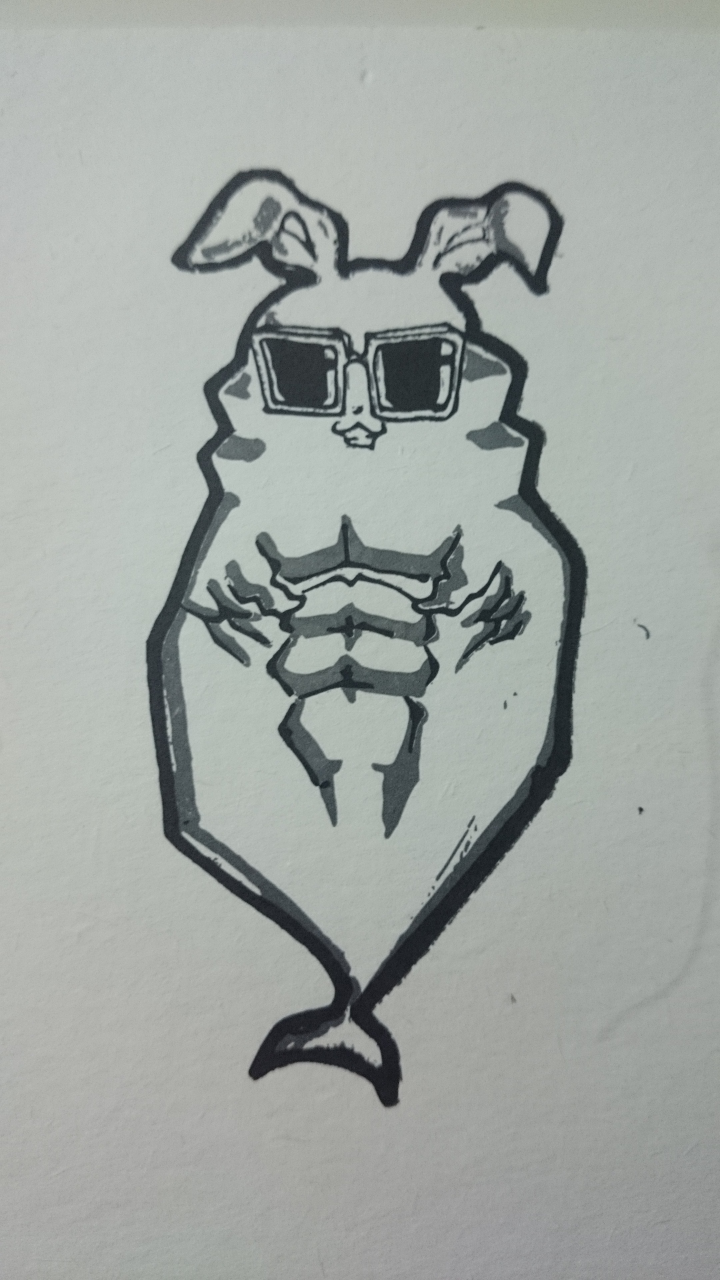
#> input picture opencv-exps/screen_tracker/Originals/seabunny.jpg, 2160 x 3840 px, given in place of the camera (shown at 1/3 size)
$ python find_polygons.py   (older library calls are emulated)
#> lines starting #> are read from the running program, lines starting #| are printed output that depends on the picture; after the words box and inside, x2 and y2 are one past the last pixel; in counts of white or black regions, pixels touching at a corner belong together
### opencv-exps/screen_tracker/cam.py
"""
press 'p' to print camera information
press 's' to set camera property. Try 'p' first to see property names then insert them in console.
press 'f' to print measured frame rate (the frequency MyCam.read() is called).
"""

import cv2
from time import clock


class MyCam(object):

    def __init__(self, src=None):
        self.start_cam(src)
        self.__fcount, self.__frate, self.__start = 0, 0, clock()

    def start_cam(self, src=None):
        if src is not None:
            self.cam = VideoCapture(src)
            if not self.cam.isOpened():
                raise ValueError('Cannot open ' + src + 'as VideoCapture')
            return

        self.cam = cv2.VideoCapture(1)
        if not self.cam.isOpened():
            self.cam = cv2.VideoCapture(0)

    # [10 lines left out: functions size, size, not called in this run]

    def read(self):
        self.__fcount += 1
        self.__frame = self.cam.read()[1]
#> further down, img is the input picture: shape (3840, 2160, 3); mean B, G, R 162.2, 166.1, 160.3
        if self.__fcount == 10:
            end = clock()
            self.__frate = 10/(end - self.__start)

            self.__start = clock()
            self.__fcount = 0
        return self.__frame

    @property
    def frame_rate(self):
        return self.__frate

    # [33 lines left out: functions info, set, cam_loop, not called in this run]

    # __enter__ + __exit__ = with MyCam as cam:
    # this ensures that the camera will be released
    def __enter__(self):
        return self

    def __exit__(self, exc_type, exc_value, traceback):
        self.cam.release()

    def release(self):
        self.cam.release()

# [8 lines that do not run on import are left out]


### opencv-exps/screen_tracker/find_polygons.py
import cv2
import numpy as np
from cam import MyCam
from time import time

def draw_oriented_polylines(img, pts, is_closed, color_start, thickness=1, color_end=(0,0,0)):
    img_out = img
    if len(img.shape) == 2 or img.shape[2] == 1:
        img_out = cv2.cvtColor(img_out, cv2.COLOR_GRAY2BGR)

    cs, ce = color_start, color_end
    n = len(pts)
    for idx, pt in enumerate(pts):

        if idx == n and not is_closed: break

        next_pt = pts[(idx + 1) % n]

        color = ((cs[0]*(n-idx) + ce[0]*idx) / n,\
                 (cs[1]*(n-idx) + ce[1]*idx) / n,\
                 (cs[2]*(n-idx) + ce[2]*idx) / n)
        cv2.line(img_out, tuple(pt), tuple(next_pt), color, thickness)


def find_polygons(gray_image_in, edge_num, tolerance=0.1, area_threshold=100, convex_only=True, edge_threshold=60, orientation=1.0):
    """find contours that appears to be a """
#> called with edge_num = 4, tolerance = 0.1, area_threshold = 100, convex_only = True, edge_threshold = 60, orientation = 1
    img = gray_image_in.copy()
    lo, hi = 100, 150

    # cv2.imshow('img', img)
    edge = cv2.Canny(img, lo, hi)
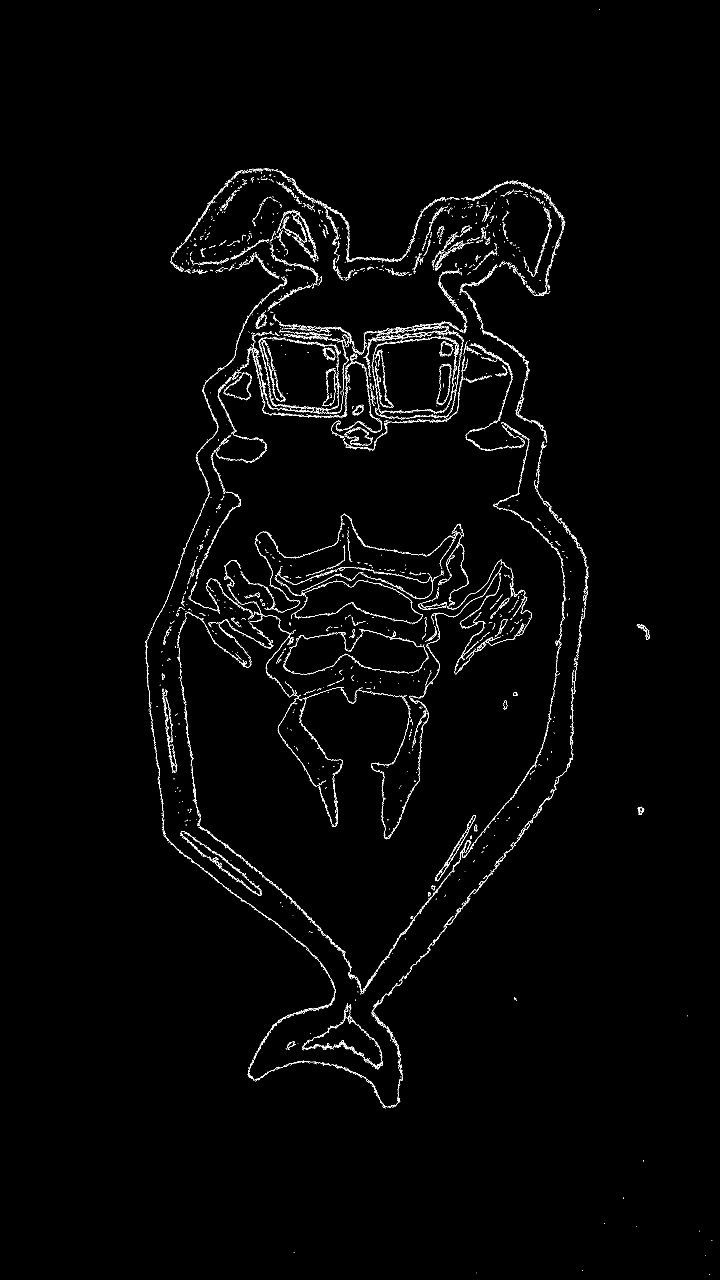
#> edge: shape (3840, 2160) (shown at 1/3 size); 1.1% white in thin lines or dots, all inside (x1, y1, x2, y2) = (435, 29, 2137, 3825)
    # imshow('edge', edge)
    thresh1, dst = cv2.threshold(edge,edge_threshold,255, cv2.THRESH_BINARY)
#> thresh1 = 60
    # imshow('thresh', dst)
    ctr, hry = cv2.findContours(dst, cv2.RETR_TREE, cv2.CHAIN_APPROX_SIMPLE)
#> ctr = 5909 contours, 5738 with area under 20; largest, box (x1, y1, x2, y2) and area: (1445, 1830, 1596, 1936) 120, (1316, 1703, 1504, 1852) 100, (1337, 806, 1378, 821) 91, (901, 3007, 998, 3042) 88, (527, 680, 585, 758) 70
    # cv2.imshow('fndctr', dst)

    if hry is None: return []
    hry = hry[0]

    polygons = []
    for cnt in ctr:

        # kill the contour if it doesn't look like a square
        cnt = cnt.reshape(-1,2)
        epsilon = tolerance * 2 * ((3.14 * cv2.contourArea(cnt)) ** 0.5)
        tmp = cv2.approxPolyDP(cnt,epsilon,True)

        if len(tmp) != edge_num: continue
        if convex_only and not cv2.isContourConvex(tmp): continue
        if cv2.contourArea(tmp) < area_threshold: continue

        # now sort the points in counter clock wise so we can eliminate similar solutions
        cross_product = np.cross(tmp[1] - tmp[0], tmp[2] - tmp[1])[0]
        if cross_product * orientation > 0:
            tmp = np.flipud(tmp)

        # rearrange the points so that the returned point array always start with
        # the point that is closest to origin
        tmp = tmp.reshape(-1,2)
        distance_from_origin = map(lambda pt: pt[0] ** 2 + pt[1] ** 2, tmp)
        val, idx = min((val, idx) for (idx, val) in enumerate(distance_from_origin))

        if idx > 0:
            up, down = np.vsplit(tmp, [idx])
            tmp = np.vstack((down, up))

        polygons.append(tmp)
#> this loop made 5909 passes
#> epsilon on passes 1 to 3: 0, 0, 0
#> after the loop, polygons = []

    return polygons

if __name__ == "__main__":
    cam = MyCam()
    while True:
        img = cam.read()
        polygons = find_polygons(img, 4)
#> polygons = []
        for ctr in polygons:
            draw_oriented_polylines(img, ctr, 0, (0,0,255), 2, (255,0,0))
#> this loop made 0 passes
        cv2.imshow('find quadrangles',img)
        k = cv2.waitKey(5)
#> (key Esc is pressed here)
        if k == 27:
            break
